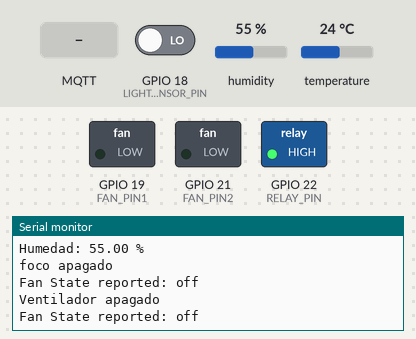
The sketch below on a simulated ESP32. Shown: switched loads named in the sketch (green lamp = pin HIGH), the last lines printed to the serial monitor. The inputs (shaded band) are chosen by the test bench; at power-on: GPIO 18 (LIGHT_SENSOR_PIN) LOW, humidity 55 %, temperature 24 °C. WiFi joins after 1.5 s; servers stay silent unless stated; no MQTT or app messages arrive unless stated.

Above: at 2.7 s.
2.8 s: GPIO 18 (LIGHT_SENSOR_PIN) driven HIGH
11.5 s: MQTT message "on" arrives on the first subscribed topic
At 12.6 s:
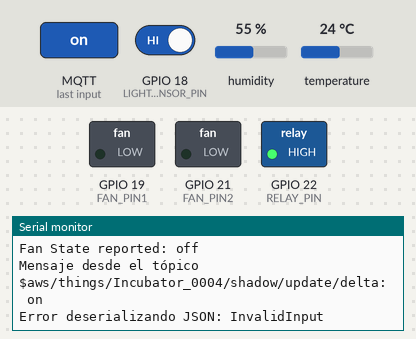
13.0 s: MQTT message "off" arrives on the first subscribed topic
At 13.8 s:
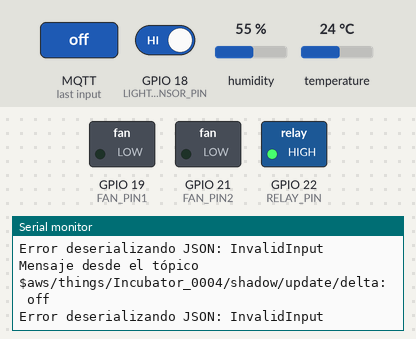
14.5 s: MQTT message "1" arrives on the first subscribed topic
At 14.9 s:
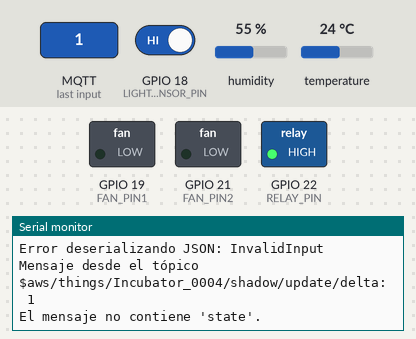

The sketch:

ControlSysteam.ino
```cpp
#include <WiFiClientSecure.h>
#include <PubSubClient.h>
#include <ArduinoJson.h>
#include <DHT.h>
#include "SensorLDR.h"
#include "RelayControl.h"
#include "WiFiManager.h"
#include "AwsCertificate.h"
#include "Motor.h"

// Pines y configuraciones
#define LIGHT_SENSOR_PIN 18
#define RELAY_PIN 22
#define DHT_PIN 23
#define DHT_TYPE DHT11
#define FAN_PIN1 19
#define FAN_PIN2 21

DHT dht(DHT_PIN, DHT_TYPE);
const char* WIFI_SSID = "Familia Adriazola";
const char* WIFI_PASS = "449646AL";
const char* MQTT_BROKER = "a1j7buqf58whny-ats.iot.us-east-1.amazonaws.com";
const int MQTT_PORT = 8883;
const char* CLIENT_ID = "Incubator_0004";
const char* UPDATE_TOPIC = "$aws/things/Incubator_0004/shadow/update";
const char* UPDATE_DELTA_TOPIC = "$aws/things/Incubator_0004/shadow/update/delta";

StaticJsonDocument<JSON_OBJECT_SIZE(256)> outputDoc;
StaticJsonDocument<JSON_OBJECT_SIZE(256)> inputDoc;
char outputBuffer[128];
String StateFocus = "off";
String StateFan = "off";
String StateSensor = "light";
WiFiClientSecure wiFiClient;
PubSubClient client(wiFiClient);
WiFiManager wifiManager(WIFI_SSID, WIFI_PASS);
SensorLDR ldr(LIGHT_SENSOR_PIN);
RelayControl relay(RELAY_PIN);
Motor motor(FAN_PIN1,FAN_PIN2);

void setupWiFi() {
  wifiManager.connect();
}

void reportTemperatureAndHumidity() {
  float Temperature = dht.readTemperature();
  float Humidity = dht.readHumidity();

  if (isnan(Temperature) || isnan(Humidity)) {
    Serial.println("Error al leer del sensor DHT");
    return;
  }

  // Preparar el payload para AWS IoT Shadow
  outputDoc["state"]["reported"]["Temperature"] = Temperature;
  outputDoc["state"]["reported"]["Humidity"] = Humidity;
  serializeJson(outputDoc, outputBuffer);
  client.publish(UPDATE_TOPIC, outputBuffer);

  // Mostrar datos en Serial
  Serial.print("Temperatura: ");
  Serial.print(Temperature);
  Serial.println(" °C");
  Serial.print("Humedad: ");
  Serial.print(Humidity);
  Serial.println(" %");
}

void reportFoco() {
  outputDoc["state"]["reported"]["StateFocus"] = StateFocus;
  serializeJson(outputDoc, outputBuffer);
  client.publish(UPDATE_TOPIC, outputBuffer);
}

void reportStateSensor() {
  if (ldr.isDark()) {
    StateSensor = "dark";
    Serial.println("Está oscuro en la incubadora");
  } else {
    StateSensor = "light";
    Serial.println("Hay luz en la incubadora");
  }
  outputDoc["state"]["reported"]["StateSensor"] = StateSensor;
  serializeJson(outputDoc, outputBuffer);
  client.publish(UPDATE_TOPIC, outputBuffer);
  Serial.print("Estado de StateSensor reportado: ");
  Serial.println(StateSensor);
}


void reportFan() {
  outputDoc["state"]["reported"]["StateFan"] = StateFan;
  serializeJson(outputDoc, outputBuffer);
  client.publish(UPDATE_TOPIC, outputBuffer);
  Serial.print("Fan State reported: ");
  Serial.println(StateFan);
}


void setBuiltFoco() {
  if (StateFocus == "on") {
    relay.turnOn();
    Serial.println("foco encendido");
  } else {
    relay.turnOff();
    Serial.println("foco apagado");
  }
  reportFoco();
}


void controlFan(bool turnOn) {
  if (turnOn) {
    motor.turnRight();
    StateFan = "on";
    Serial.println("Ventilador encendido");
  } else {
    motor.stop();
    StateFan = "off";
    Serial.println("Ventilador apagado");
  }
  reportFan();
}


// Actualización en la función callback para manejar el ventilador
void callback(char* topic, byte* payload, unsigned int length) {
  String message;
  for (int i = 0; i < length; i++) {
    message += String((char)payload[i]);
  }

  Serial.println("Mensaje desde el tópico " + String(topic) + ": " + message);

  DeserializationError err = deserializeJson(inputDoc, payload);
  if (!err) {
    if (String(topic) == UPDATE_DELTA_TOPIC) {
      if (inputDoc.containsKey("state")) {
        if (inputDoc["state"].containsKey("StateFocus")) {
          String newStateFocus = inputDoc["state"]["StateFocus"].as<String>();
          if (newStateFocus == "off") {
            StateFocus = "off";
            Serial.println("Luz apagada");
            setBuiltFoco();
          } else if (newStateFocus == "on") {
            StateFocus = "on";
            Serial.println("Luz encendida");
            setBuiltFoco();
          }
        }

        if (inputDoc["state"].containsKey("StateFan")) {
          String newStateFan = inputDoc["state"]["StateFan"].as<String>();
          if (newStateFan == "on") {
            controlFan(true);  // Encender el ventilador
          } else if (newStateFan == "off") {
            controlFan(false); // Apagar el ventilador
          }
        }
      } else {
        Serial.println("El mensaje no contiene 'state'.");
      }
    }
  } else {
    Serial.print("Error deserializando JSON: ");
    Serial.println(err.f_str());
  }
}


void setup() {
  Serial.begin(115200);
  dht.begin();
  relay.begin();
  ldr.begin();
  setupWiFi();

  wiFiClient.setCACert(AMAZON_ROOT_CA1);
  wiFiClient.setCertificate(CERTIFICATE);
  wiFiClient.setPrivateKey(PRIVATE_KEY);

  client.setServer(MQTT_BROKER, MQTT_PORT);
  client.setCallback(callback);
  StateFocus = "off";
  setBuiltFoco();
  StateFan = "off";
  controlFan(false);  // Agregado argumento booleano
}

void reconnect() {
  while (!client.connected()) {
    Serial.print("Intentando conexión MQTT...");
    if (client.connect(CLIENT_ID)) {
      Serial.println("Conectado");
      client.subscribe(UPDATE_DELTA_TOPIC);
      Serial.println("Suscrito a " + String(UPDATE_DELTA_TOPIC));
      delay(100);
      reportTemperatureAndHumidity();
      setBuiltFoco();
      reportFan();
      controlFan(false);  // Agregado argumento booleano

    } else {
      Serial.print("Fallido, rc=");
      Serial.print(client.state());
      Serial.println(" intentando de nuevo en 5 segundos");
      delay(5000);
    }
  }
}

void loop() {
  if (!client.connected()) {
    reconnect();
  }
  client.loop();
  static unsigned long lastReport = 0;
  if (millis() - lastReport >= 10000) {
    lastReport = millis();
    reportTemperatureAndHumidity();
    setBuiltFoco();
    reportStateSensor();
    controlFan(false);  // Agregado argumento booleano
  }
}
```

AwsCertificate.h
```cpp
// AWS_certificates.h
#ifndef AWS_CERTIFICATE_H
#define AWS_CERTIFICATE_H

const char CERTIFICATE[] PROGMEM = R"KEY(
-----BEGIN CERTIFICATE-----
MIIDWTCCAkGgAwIBAgIUMfwK/ZCsyTUQZzBKTbGiFfaYMMgwDQYJKoZIhvcNAQEL
BQAwTTFLMEkGA1UECwxCQW1hem9uIFdlYiBTZXJ2aWNlcyBPPUFtYXpvbi5jb20g
SW5jLiBMPVNlYXR0bGUgU1Q9V2FzaGluZ3RvbiBDPVVTMB4XDTI0MTEyOTAxMjk0
NFoXDTQ5MTIzMTIzNTk1OVowHjEcMBoGA1UEAwwTQVdTIElvVCBDZXJ0aWZpY2F0
ZTCCASIwDQYJKoZIhvcNAQEBBQADggEPADCCAQoCggEBAN1urqMvtAp/M5wlLPxK
Bud9sDp9E0uV/RR6p8gNH0LXGyolTbUeok2z0cpePIN1RK2B2vUA2P3wiED86TiB
TDDVSmBLfnDH9t6t1t1YEEUyhMTKqLjlfEFInDYwGCNQ+wmpUkaD4+Brc1Z+aARf
R5qeBp1uSU4ArBg5FZMh8SgGt7C0hdtCvvqxmgNoHPZ1AsEm8H/iiAZxYp1pjLk+
tDmJwVvd/EWtgLV5foFd03Z5ste7LQOXp1/tm2D/mk8T9fnrdyuusQdXpthYFtIw
r25NSBnPDE/Gdw+OAIR4dDxUOehws2A/qC1Cs7u/PCsSbit4yaJcgf0I0sLWhdGP
B40CAwEAAaNgMF4wHwYDVR0jBBgwFoAUKwipP5WxoD1KTiOf+O3bfAmDyv0wHQYD
VR0OBBYEFEKeNivCfR3RTooo0rL/sqL82R/5MAwGA1UdEwEB/wQCMAAwDgYDVR0P
AQH/BAQDAgeAMA0GCSqGSIb3DQEBCwUAA4IBAQDCgn0l2RoZsIcK+Dozr6zpTlmo
N3SXuumrcCR/8y82oyCR7CnG5os/5bMrBzpxKwiHRYHQe2iSQnkbbJy4kWH3PnMz
44yzj1M2+puGwGPZJCJ52JqfLSTuMjKyILwF9krlhCF7rReuP8sbYjHWPC98TIUS
cGMYdCKYlQ0TS3QALqq/Asu8KIu1yUs4bZLJ0lHo+oq6Lm+PCzyteKqd9u2FolfT
Qsc3wQKeWqTq0N1xsS9odKcil41zjo81umdx/8x7YP9+HUG8PtdDTz7HQc+xhLqe
Aj4naStK1WKbvqnUKWkzSasALvS7OfL1icftj1i2qPiGRifH8tGF/Ah7xzSK
-----END CERTIFICATE-----
)KEY";

const char PRIVATE_KEY[] PROGMEM = R"KEY(
-----BEGIN RSA PRIVATE KEY-----
MIIEogIBAAKCAQEA3W6uoy+0Cn8znCUs/EoG532wOn0TS5X9FHqnyA0fQtcbKiVN
tR6iTbPRyl48g3VErYHa9QDY/fCIQPzpOIFMMNVKYEt+cMf23q3W3VgQRTKExMqo
uOV8QUicNjAYI1D7CalSRoPj4GtzVn5oBF9Hmp4GnW5JTgCsGDkVkyHxKAa3sLSF
20K++rGaA2gc9nUCwSbwf+KIBnFinWmMuT60OYnBW938Ra2AtXl+gV3Tdnmy17st
A5enX+2bYP+aTxP1+et3K66xB1em2FgW0jCvbk1IGc8MT8Z3D44AhHh0PFQ56HCz
YD+oLUKzu788KxJuK3jJolyB/QjSwtaF0Y8HjQIDAQABAoIBADxZ3FMxvzpVLPXT
1Az3CCazxQJL8KRbPt0ECRKnMOwAwLCd9i31KXtQFU+4m3mgzpUTnV/FWV7s3dYI
mHAEHYX5vAm+yblnZsuOSc+OHvEdMb6JFa8/LLyGU70ZIpsNiT463efGLqeN4aOj
VCpM5bEofNkPo/8Ug9MeS9kMGTQ1DomMIOhvzqdZjxrU1uZ1Ij4pW2Cx0n3XEWkX
F6GVYeridIfnAwWwUP19cLaz0692q5/gfEUtcX2ekW9lbBtxw2+R56XFm2M5LTjN
nl3MnqR4AeQDiss/HyBlGMRGo7N0YwBtxfhFDyYRbp9qVYfORzaXUbweo/Ko5ZgP
plwt66kCgYEA+t7DRL8Peh7j4qlv0N+K0soLOSqlwUP68jQUsXJ2Hhjd9pY0EZxX
8aLPR2G4rXkLSY6cN7wLCdxdUwnfe4QsCDfkDJXHfOwA8cnTak2JDdaGVKYx3Roa
nsLkO/4n7s6P31woSQ7l41BwaDb40xEaj5K9sIDp3q3cS1HKnHpk5f8CgYEA4fXS
CFF6Dc6HbNGkzWAJZIRQWahYraeU+itaLYEhG9BKkkxrs7sWOtw5tJW0iRegEhwl
LRfxMDsSLHNY8JomZ3JwG/bbLTcp3rwYvIVqI+J+06JQ7RHtn7knajZ27ntS7EPd
sVjYjyE0t8zEC+l/89pdPzRrCntVV9+619RASnMCgYA3baCXP9+bi9et7OHXtIxn
plx0dQfKe8qmWPt5eWC/pZ7lLKq0eWa07NP/YYf8TBJCXlAFwHZv51B3WGcYU0un
RTIN1coNv9c1lPIxOpBdjlh/u3io8WuQSF9FIhKQoPMI1sPP4IrKfqtXW03+1HiZ
4EIpDVKe8KsLuTaa/C/u4QKBgBBRjXqWT8dBfBxKw6klX2hH+fmPo9/es26hxOB2
a+qzTz9jj3+qaj+T+gLlsOUZtLC6IaExEnUWPwjAx9KQf2eHJzuNx2RrkHWKhgrP
Y8v1po0oMsn8OnoHiCYuisZMV7/CYvdU4Ebt8f24JwxpL5lv0r4mzfgy0gYHnVnK
9V2rAoGAD7MwFtZslM+Dxf5VoDFEcPbqSQjowJWTIpiLa+TGkAi33FwmqdbOocOY
5K20/Y5QlC3n29mWNpBRw/JVQUIBhecDtbJ4OWB6NkgGTtaMaguZH915G7H+h3Lt
szrJtUCMb/Sw5YohTpgs/iR8DjRER4R3RC+jYdHiLCj3g8Dcprw=
-----END RSA PRIVATE KEY-----

)KEY";

// Certificados
const char AMAZON_ROOT_CA1[] PROGMEM = R"EOF(
-----BEGIN CERTIFICATE-----
MIIDQTCCAimgAwIBAgITBmyfz5m/jAo54vB4ikPmljZbyjANBgkqhkiG9w0BAQsF
ADA5MQswCQYDVQQGEwJVUzEPMA0GA1UEChMGQW1hem9uMRkwFwYDVQQDExBBbWF6
b24gUm9vdCBDQSAxMB4XDTE1MDUyNjAwMDAwMFoXDTM4MDExNzAwMDAwMFowOTEL
MAkGA1UEBhMCVVMxDzANBgNVBAoTBkFtYXpvbjEZMBcGA1UEAxMQQW1hem9uIFJv
b3QgQ0EgMTCCASIwDQYJKoZIhvcNAQEBBQADggEPADCCAQoCggEBALJ4gHHKeNXj
ca9HgFB0fW7Y14h29Jlo91ghYPl0hAEvrAIthtOgQ3pOsqTQNroBvo3bSMgHFzZM
9O6II8c+6zf1tRn4SWiw3te5djgdYZ6k/oI2peVKVuRF4fn9tBb6dNqcmzU5L/qw
IFAGbHrQgLKm+a/sRxmPUDgH3KKHOVj4utWp+UhnMJbulHheb4mjUcAwhmahRWa6
VOujw5H5SNz/0egwLX0tdHA114gk957EWW67c4cX8jJGKLhD+rcdqsq08p8kDi1L
93FcXmn/6pUCyziKrlA4b9v7LWIbxcceVOF34GfID5yHI9Y/QCB/IIDEgEw+OyQm
jgSubJrIqg0CAwEAAaNCMEAwDwYDVR0TAQH/BAUwAwEB/zAOBgNVHQ8BAf8EBAMC
AYYwHQYDVR0OBBYEFIQYzIU07LwMlJQuCFmcx7IQTgoIMA0GCSqGSIb3DQEBCwUA
A4IBAQCY8jdaQZChGsV2USggNiMOruYou6r4lK5IpDB/G/wkjUu0yKGX9rbxenDI
U5PMCCjjmCXPI6T53iHTfIUJrU6adTrCC2qJeHZERxhlbI1Bjjt/msv0tadQ1wUs
N+gDS63pYaACbvXy8MWy7Vu33PqUXHeeE6V/Uq2V8viTO96LXFvKWlJbYK8U90vv
o/ufQJVtMVT8QtPHRh8jrdkPSHCa2XV4cdFyQzR1bldZwgJcJmApzyMZFo6IQ6XU
5MsI+yMRQ+hDKXJioaldXgjUkK642M4UwtBV8ob2xJNDd2ZhwLnoQdeXeGADbkpy
rqXRfboQnoZsG4q5WTP468SQvvG5
-----END CERTIFICATE-----
)EOF";

#endif
```

DHTSensor.cpp
```cpp
#include "DHTSensor.h"
DHTSensor::DHTSensor(uint8_t pin, uint8_t type)
    : pin(pin), dht(pin, type), temperature(0.0), humidity(0.0) {}
void DHTSensor::begin() {
    dht.begin();
}
void DHTSensor::updateReadings() {
    temperature = dht.readTemperature();
    humidity = dht.readHumidity();
}
```

DHTSensor.h
```cpp
#ifndef DHTSENSOR_H
#define DHTSENSOR_H

#include <DHT.h>

class DHTSensor {
private:
    uint8_t pin;
    DHT dht;
    float temperature;
    float humidity;

public:
    // Constructor
    DHTSensor(uint8_t pin, uint8_t type);

    // Métodos
    void begin();
    void updateReadings();
};

#endif // DHTSENSOR_H
```

Motor.cpp
```cpp
#include "Motor.h"

Motor::Motor(int IN1, int IN2) {
  pinIN1 = IN1;
  pinIN2 = IN2;
  pinMode(pinIN1, OUTPUT);
  pinMode(pinIN2, OUTPUT);
  stop();
}


void Motor::turnRight() {
  digitalWrite(pinIN1, HIGH);
  digitalWrite(pinIN2, LOW);
}


void Motor::stop() {
  digitalWrite(pinIN1, LOW);
  digitalWrite(pinIN2, LOW);
}
```

Motor.h
```cpp
#ifndef MOTOR_H
#define MOTOR_H

#include <Arduino.h>

class Motor {
private:
  int pinIN1;
  int pinIN2;

public:
  Motor(int IN1, int IN2);
  void turnRight();
  void stop();
};

#endif
```

RelayControl.cpp
```cpp
#include "RelayControl.h"

RelayControl::RelayControl(int pin) : pin(pin) {}

void RelayControl::begin() {
  pinMode(pin, OUTPUT);
  digitalWrite(pin, LOW);
}

void RelayControl::turnOn() {
  digitalWrite(pin, LOW);
}

void RelayControl::turnOff() {
  digitalWrite(pin, HIGH);
}
```

RelayControl.h
```cpp
#ifndef RELAY_CONTROL_H
#define RELAY_CONTROL_H
#include <Arduino.h>

class RelayControl {
private:
  int pin;

public:
  RelayControl(int pin);
  void begin();
  void turnOn();
  void turnOff();
};

#endif
```

SensorLDR.cpp
```cpp
#include "SensorLDR.h"

SensorLDR::SensorLDR(int pin) : pin(pin) {}

void SensorLDR::begin() {
  pinMode(pin, INPUT);
}

bool SensorLDR::isDark() {
  return digitalRead(pin) == LOW;
}
```

SensorLDR.h
```cpp
#ifndef SENSOR_LDR_H
#define SENSOR_LDR_H

#include <Arduino.h>

class SensorLDR {
private:
  int pin;

public:
  SensorLDR(int pin);
  void begin();
  bool isDark();
};

#endif
```

WIFIManager.h
```cpp
#ifndef WIFIMANAGER_H
#define WIFIMANAGER_H

#include <WiFi.h>

class WiFiManager {
private:
    const char* ssid;
    const char* password;

public:
    WiFiManager(const char* ssid, const char* password) : ssid(ssid), password(password) {}

    void connect() {
        Serial.println();
        Serial.print("Conectando a WiFi: ");
        Serial.println(ssid);

        WiFi.begin(ssid, password);
        while (WiFi.status() != WL_CONNECTED) {
            delay(500);
            Serial.print(".");
        }

        Serial.println("\nConectado a WiFi.");
        Serial.print("Dirección IP: ");
        Serial.println(WiFi.localIP());
    }

    bool isConnected() {
        return WiFi.status() == WL_CONNECTED;
    }
};

#endif
```

Measured:
- after the input at 11.5 s, the serial monitor: prints a new line at once (image 1)
- after the input at 13.0 s, the serial monitor: prints a new line at once (image 2)
- after the input at 14.5 s, the serial monitor: prints a new line at once (image 3)
